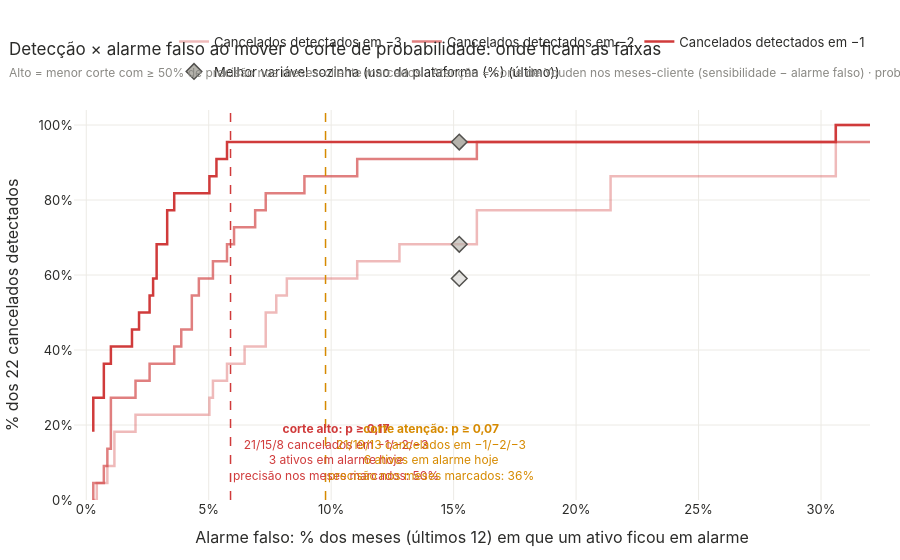

The code cell stored with this chart in its notebook:
### Markdown cell above
## 3. Cortes das faixas

### Code cell
cv = r.curva
fig = go.Figure()
for k, a_ in [(3, 0.35), (2, 0.65), (1, 1.0)]:
    fig.add_trace(go.Scatter(x=cv.meses_alarme_ativos_pct, y=100 * cv[f"canc_k{k}"] / N_CANC, mode="lines", name=f"Cancelados detectados em −{k}",
                             line=dict(color=rgba(CORES["Cancelou"], a_), width=2.5, shape="hv"),
                             customdata=np.c_[cv.corte, cv[f"canc_k{k}"], cv.ativos_hoje],
                             hovertemplate=f"Corte p ≥ %{{customdata[0]:.2f}}<br>Detecta %{{customdata[1]}} de {N_CANC} em −{k}"
                                           "<br>Meses em alarme nos ativos: %{x:.1f}%<br>Ativos em alarme hoje: %{customdata[2]}<extra></extra>"))
r_ = MET["melhor_variavel"]
for k, a_ in [(3, 0.35), (2, 0.65), (1, 1.0)]:
    fig.add_trace(go.Scatter(x=[r_["meses_alarme_ativos_pct"]], y=[100 * r_[f"canc_k{k}"] / N_CANC], mode="markers",
                             name=NOME["melhor_variavel"], legendgroup="mv", showlegend=k == 1,
                             marker=dict(symbol="diamond", size=12, color=rgba(COR_METODO["melhor_variavel"], a_), line=dict(color="#52514e", width=1.5)),
                             hovertemplate=f"<b>{NOME['melhor_variavel']}</b><br>Detecta {int(r_[f'canc_k{k}'])} de {N_CANC} em −{k}"
                                           "<br>Meses em alarme nos ativos: %{x:.1f}%<extra></extra>"))
for nome, c, cor in [("alto", CUT["alto"], CORES["Cancelou"]), ("atenção", CUT["atencao"], AMBAR)]:
    q = cv.loc[np.isclose(cv.corte, c)].iloc[0]
    fig.add_vline(x=q.meses_alarme_ativos_pct, line=dict(color=cor, dash="dash", width=1.5))
    fig.add_annotation(x=q.meses_alarme_ativos_pct, y=4, xanchor="left", yanchor="bottom", showarrow=False, font=dict(size=12, color=cor),
                       text=f"<b>corte {nome}: p ≥ {br(c)}</b><br>{int(q.canc_k1)}/{int(q.canc_k2)}/{int(q.canc_k3)} cancelados em −1/−2/−3"
                            f"<br>{int(q.ativos_hoje)} ativos em alarme hoje<br>precisão nos meses marcados: {pct(q.precisao_linhas, 0)}")
fig.update_xaxes(title_text="Alarme falso: % dos meses (últimos 12) em que um ativo ficou em alarme", ticksuffix="%", range=[-0.5, 32])
fig.update_yaxes(title_text=f"% dos {N_CANC} cancelados detectados", ticksuffix="%", range=[0, 104])
fig.update_layout(height=560, legend=dict(y=1.06),
                  title="Detecção × alarme falso ao mover o corte de probabilidade: onde ficam as faixas"
                        + sub("Alto = menor corte com ≥ 50% de precisão nos meses-cliente marcados · Atenção = corte de Youden nos meses-cliente "
                              "(sensibilidade − alarme falso) · probabilidades out-of-fold · sem limite de capacidade da equipe"))
fig.show()

### Figure 1 — Plotly figure (JSON) as saved in the notebook; plotly's stock layout.template omitted (floating-point values rounded to 4 significant figures; data arrays with more than 128 entries replaced by an {"elided": "..."} marker saying what was removed)
{"data": [{"customdata": {"elided": "95x3 float values"}, "hovertemplate": "Corte p ≥ %{customdata[0]:.2f}<br>Detecta %{customdata[1]} de 22 em −3<br>Meses em alarme nos ativos: %{x:.1f}%<br>Ativos em alarme hoje: %{customdata[2]}<extra></extra>", "line": {"color": "rgba(208,59,59,0.35)", "shape": "hv", "width": 2.5}, "mode": "lines", "name": "Cancelados detectados em −3", "type": "scatter", "x": [45.83, 30.6, 21.41, 15.95, 12.79, 11.06, 9.77, 8.908, 8.19, 7.759, 7.328, 6.897, 6.609, 6.466, 6.178, 6.034, 5.891, 5.747, 5.747, 5.747, 5.316, 5.172, 5.029, 4.598, 4.454, 4.31, 4.31, 4.023, 3.879, 3.879, 3.592, 3.592, 3.592, 3.448, 3.305, 3.305, 3.017, 3.017, 2.874, 2.874, 2.73, 2.586, 2.586, 2.155, 2.155, 2.155, 2.155, 2.011, 2.011, 2.011, 2.011, 2.011, 2.011, 2.011, 2.011, 2.011, 1.868, 1.868, 1.868, 1.58, 1.58, 1.293, 1.293, 1.149, 1.149, 1.006, 1.006, 1.006, 1.006, 1.006, 1.006, 1.006, 1.006, 1.006, 1.006, 1.006, 1.006, 1.006, 0.8621, 0.8621, 0.8621, 0.8621, 0.8621, 0.8621, 0.8621, 0.8621, 0.7184, 0.7184, 0.7184, 0.5747, 0.5747, 0.5747, 0.431, 0.2874, 0.2874], "y": [100.0, 86.36, 77.27, 68.18, 63.64, 59.09, 59.09, 59.09, 54.55, 50.0, 40.91, 40.91, 40.91, 36.36, 36.36, 36.36, 36.36, 31.82, 31.82, 31.82, 31.82, 27.27, 22.73, 22.73, 22.73, 22.73, 22.73, 22.73, 22.73, 22.73, 22.73, 22.73, 22.73, 22.73, 22.73, 22.73, 22.73, 22.73, 22.73, 22.73, 22.73, 22.73, 22.73, 22.73, 22.73, 22.73, 22.73, 22.73, 22.73, 22.73, 22.73, 22.73, 22.73, 22.73, 22.73, 18.18, 18.18, 18.18, 18.18, 18.18, 18.18, 18.18, 18.18, 18.18, 9.091, 9.091, 9.091, 9.091, 9.091, 9.091, 9.091, 9.091, 9.091, 9.091, 9.091, 9.091, 9.091, 9.091, 9.091, 9.091, 9.091, 9.091, 9.091, 9.091, 4.545, 4.545, 4.545, 4.545, 4.545, 4.545, 4.545, 4.545, 0.0, 0.0, 0.0]}, {"customdata": {"elided": "95x3 float values"}, "hovertemplate": "Corte p ≥ %{customdata[0]:.2f}<br>Detecta %{customdata[1]} de 22 em −2<br>Meses em alarme nos ativos: %{x:.1f}%<br>Ativos em alarme hoje: %{customdata[2]}<extra></extra>", "line": {"color": "rgba(208,59,59,0.65)", "shape": "hv", "width": 2.5}, "mode": "lines", "name": "Cancelados detectados em −2", "type": "scatter", "x": [45.83, 30.6, 21.41, 15.95, 12.79, 11.06, 9.77, 8.908, 8.19, 7.759, 7.328, 6.897, 6.609, 6.466, 6.178, 6.034, 5.891, 5.747, 5.747, 5.747, 5.316, 5.172, 5.029, 4.598, 4.454, 4.31, 4.31, 4.023, 3.879, 3.879, 3.592, 3.592, 3.592, 3.448, 3.305, 3.305, 3.017, 3.017, 2.874, 2.874, 2.73, 2.586, 2.586, 2.155, 2.155, 2.155, 2.155, 2.011, 2.011, 2.011, 2.011, 2.011, 2.011, 2.011, 2.011, 2.011, 1.868, 1.868, 1.868, 1.58, 1.58, 1.293, 1.293, 1.149, 1.149, 1.006, 1.006, 1.006, 1.006, 1.006, 1.006, 1.006, 1.006, 1.006, 1.006, 1.006, 1.006, 1.006, 0.8621, 0.8621, 0.8621, 0.8621, 0.8621, 0.8621, 0.8621, 0.8621, 0.7184, 0.7184, 0.7184, 0.5747, 0.5747, 0.5747, 0.431, 0.2874, 0.2874], "y": [95.45, 95.45, 95.45, 90.91, 90.91, 86.36, 86.36, 81.82, 81.82, 81.82, 77.27, 72.73, 72.73, 72.73, 72.73, 68.18, 68.18, 68.18, 63.64, 63.64, 63.64, 59.09, 59.09, 54.55, 54.55, 54.55, 45.45, 45.45, 45.45, 40.91, 36.36, 36.36, 36.36, 36.36, 36.36, 36.36, 36.36, 36.36, 36.36, 36.36, 36.36, 36.36, 31.82, 31.82, 31.82, 31.82, 31.82, 31.82, 31.82, 31.82, 27.27, 27.27, 27.27, 27.27, 27.27, 27.27, 27.27, 27.27, 27.27, 27.27, 27.27, 27.27, 27.27, 27.27, 27.27, 22.73, 22.73, 22.73, 22.73, 22.73, 22.73, 22.73, 22.73, 22.73, 22.73, 18.18, 13.64, 13.64, 13.64, 13.64, 13.64, 9.091, 9.091, 9.091, 9.091, 9.091, 9.091, 9.091, 4.545, 4.545, 4.545, 4.545, 4.545, 4.545, 0.0]}, {"customdata": {"elided": "95x3 float values"}, "hovertemplate": "Corte p ≥ %{customdata[0]:.2f}<br>Detecta %{customdata[1]} de 22 em −1<br>Meses em alarme nos ativos: %{x:.1f}%<br>Ativos em alarme hoje: %{customdata[2]}<extra></extra>", "line": {"color": "rgba(208,59,59,1.0)", "shape": "hv", "width": 2.5}, "mode": "lines", "name": "Cancelados detectados em −1", "type": "scatter", "x": [45.83, 30.6, 21.41, 15.95, 12.79, 11.06, 9.77, 8.908, 8.19, 7.759, 7.328, 6.897, 6.609, 6.466, 6.178, 6.034, 5.891, 5.747, 5.747, 5.747, 5.316, 5.172, 5.029, 4.598, 4.454, 4.31, 4.31, 4.023, 3.879, 3.879, 3.592, 3.592, 3.592, 3.448, 3.305, 3.305, 3.017, 3.017, 2.874, 2.874, 2.73, 2.586, 2.586, 2.155, 2.155, 2.155, 2.155, 2.011, 2.011, 2.011, 2.011, 2.011, 2.011, 2.011, 2.011, 2.011, 1.868, 1.868, 1.868, 1.58, 1.58, 1.293, 1.293, 1.149, 1.149, 1.006, 1.006, 1.006, 1.006, 1.006, 1.006, 1.006, 1.006, 1.006, 1.006, 1.006, 1.006, 1.006, 0.8621, 0.8621, 0.8621, 0.8621, 0.8621, 0.8621, 0.8621, 0.8621, 0.7184, 0.7184, 0.7184, 0.5747, 0.5747, 0.5747, 0.431, 0.2874, 0.2874], "y": [100.0, 95.45, 95.45, 95.45, 95.45, 95.45, 95.45, 95.45, 95.45, 95.45, 95.45, 95.45, 95.45, 95.45, 95.45, 95.45, 95.45, 95.45, 90.91, 90.91, 86.36, 86.36, 81.82, 81.82, 81.82, 81.82, 81.82, 81.82, 81.82, 81.82, 81.82, 81.82, 77.27, 77.27, 72.73, 68.18, 68.18, 68.18, 63.64, 59.09, 54.55, 54.55, 50.0, 50.0, 45.45, 45.45, 45.45, 45.45, 45.45, 45.45, 45.45, 45.45, 45.45, 45.45, 45.45, 45.45, 45.45, 40.91, 40.91, 40.91, 40.91, 40.91, 40.91, 40.91, 40.91, 40.91, 40.91, 40.91, 40.91, 40.91, 40.91, 40.91, 40.91, 40.91, 40.91, 40.91, 40.91, 36.36, 36.36, 36.36, 36.36, 36.36, 36.36, 36.36, 36.36, 36.36, 36.36, 31.82, 27.27, 27.27, 27.27, 27.27, 27.27, 22.73, 18.18]}, {"hovertemplate": "<b>Melhor variável sozinha (uso da plataforma (%) (último))</b><br>Detecta 13 de 22 em −3<br>Meses em alarme nos ativos: %{x:.1f}%<extra></extra>", "legendgroup": "mv", "marker": {"color": "rgba(181,179,172,0.35)", "line": {"color": "#52514e", "width": 1.5}, "size": 12, "symbol": "diamond"}, "mode": "markers", "name": "Melhor variável sozinha (uso da plataforma (%) (último))", "showlegend": false, "type": "scatter", "x": [15.23], "y": [59.09]}, {"hovertemplate": "<b>Melhor variável sozinha (uso da plataforma (%) (último))</b><br>Detecta 15 de 22 em −2<br>Meses em alarme nos ativos: %{x:.1f}%<extra></extra>", "legendgroup": "mv", "marker": {"color": "rgba(181,179,172,0.65)", "line": {"color": "#52514e", "width": 1.5}, "size": 12, "symbol": "diamond"}, "mode": "markers", "name": "Melhor variável sozinha (uso da plataforma (%) (último))", "showlegend": false, "type": "scatter", "x": [15.23], "y": [68.18]}, {"hovertemplate": "<b>Melhor variável sozinha (uso da plataforma (%) (último))</b><br>Detecta 21 de 22 em −1<br>Meses em alarme nos ativos: %{x:.1f}%<extra></extra>", "legendgroup": "mv", "marker": {"color": "rgba(181,179,172,1.0)", "line": {"color": "#52514e", "width": 1.5}, "size": 12, "symbol": "diamond"}, "mode": "markers", "name": "Melhor variável sozinha (uso da plataforma (%) (último))", "showlegend": true, "type": "scatter", "x": [15.23], "y": [95.45]}], "layout": {"annotations": [{"font": {"color": "#d03b3b", "size": 12}, "showarrow": false, "text": "<b>corte alto: p ≥ 0,17</b><br>21/15/8 cancelados em −1/−2/−3<br>3 ativos em alarme hoje<br>precisão nos meses marcados: 50%", "x": 5.891, "xanchor": "left", "y": 4, "yanchor": "bottom"}, {"font": {"color": "#d68a00", "size": 12}, "showarrow": false, "text": "<b>corte atenção: p ≥ 0,07</b><br>21/19/13 cancelados em −1/−2/−3<br>6 ativos em alarme hoje<br>precisão nos meses marcados: 36%", "x": 9.77, "xanchor": "left", "y": 4, "yanchor": "bottom"}], "height": 560, "legend": {"y": 1.06}, "shapes": [{"line": {"color": "#d03b3b", "dash": "dash", "width": 1.5}, "type": "line", "x0": 5.891, "x1": 5.891, "xref": "x", "y0": 0, "y1": 1, "yref": "y domain"}, {"line": {"color": "#d68a00", "dash": "dash", "width": 1.5}, "type": "line", "x0": 9.77, "x1": 9.77, "xref": "x", "y0": 0, "y1": 1, "yref": "y domain"}], "title": {"text": "Detecção × alarme falso ao mover o corte de probabilidade: onde ficam as faixas<br><span style='font-size:12px;color:#8a8984'>Alto = menor corte com ≥ 50% de precisão nos meses-cliente marcados · Atenção = corte de Youden nos meses-cliente (sensibilidade − alarme falso) · probabilidades out-of-fold · sem limite de capacidade da equipe</span>"}, "xaxis": {"range": [-0.5, 32], "ticksuffix": "%", "title": {"text": "Alarme falso: % dos meses (últimos 12) em que um ativo ficou em alarme"}}, "yaxis": {"range": [0, 104], "ticksuffix": "%", "title": {"text": "% dos 22 cancelados detectados"}}}}
